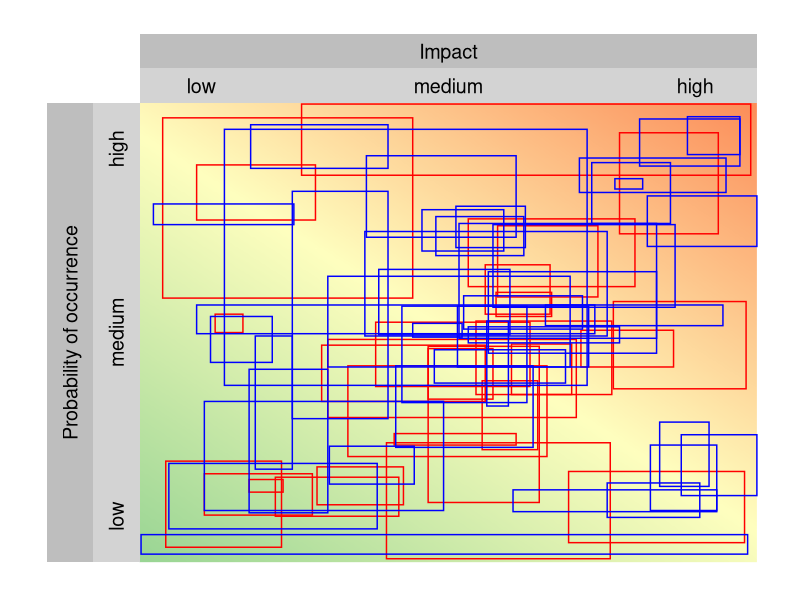
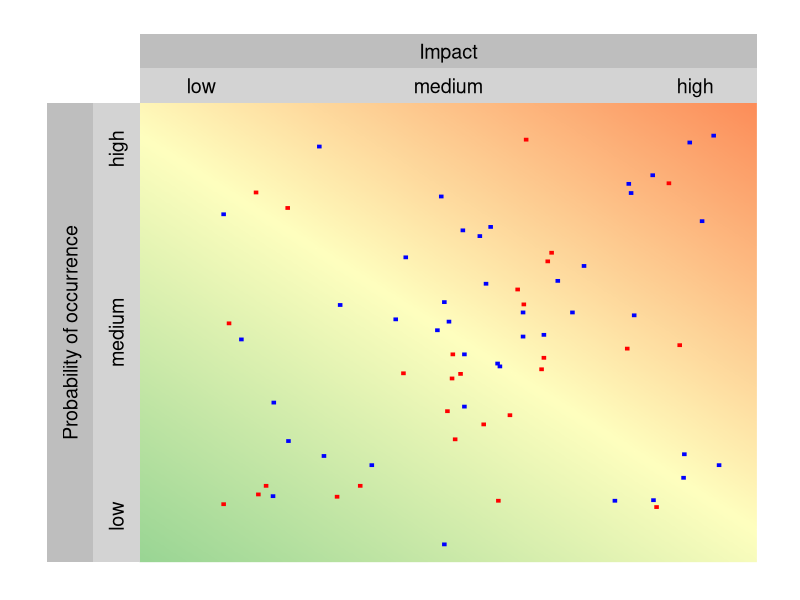
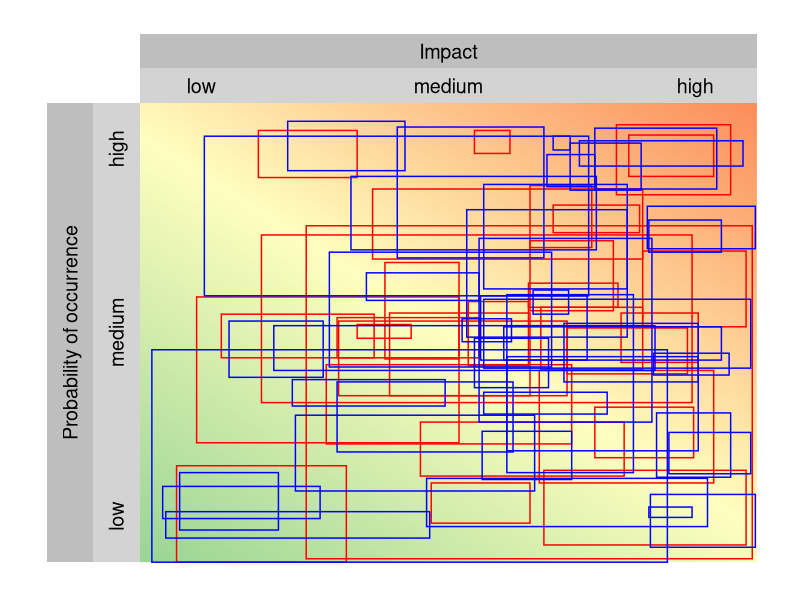
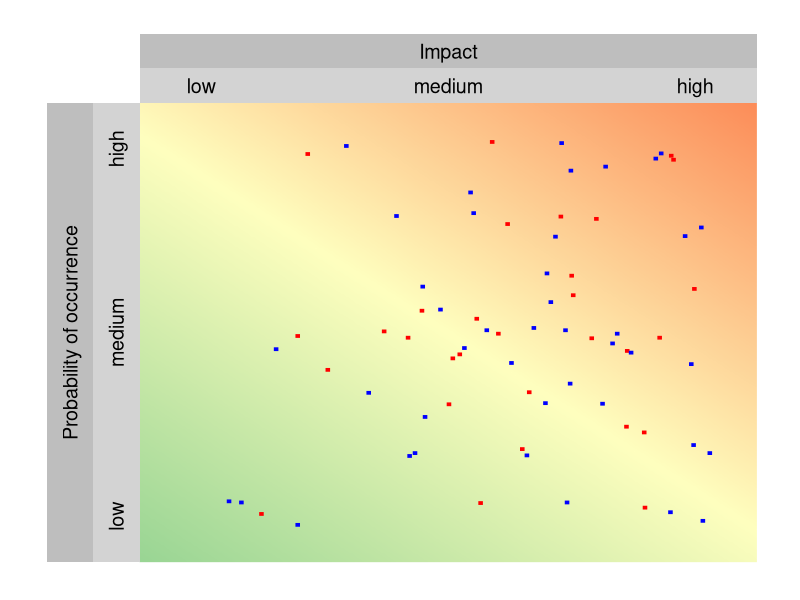
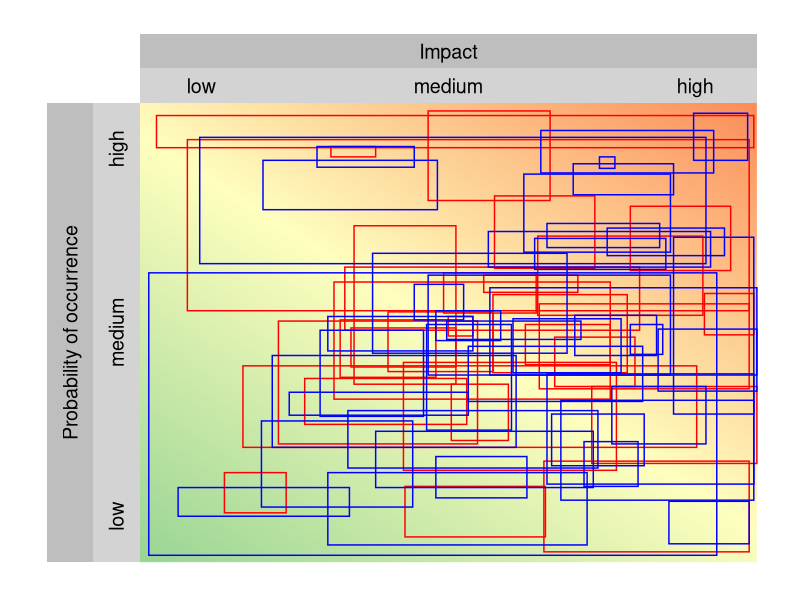
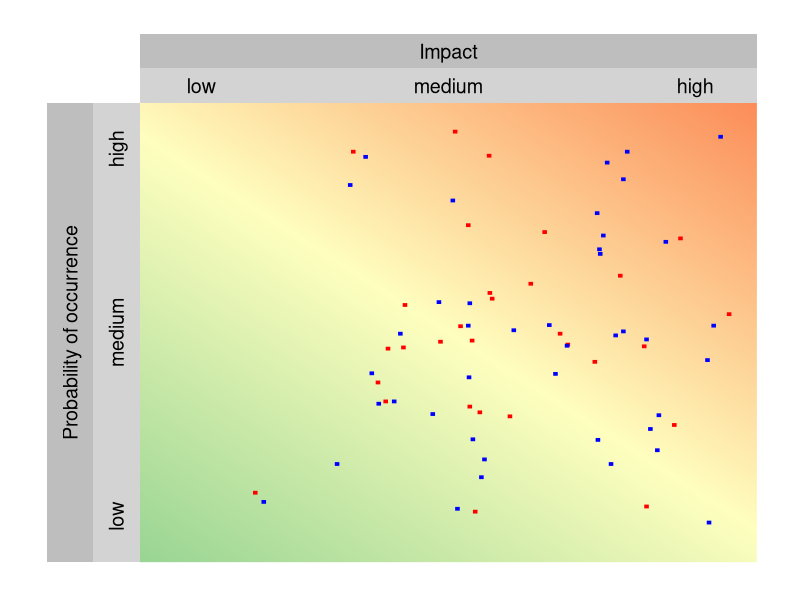
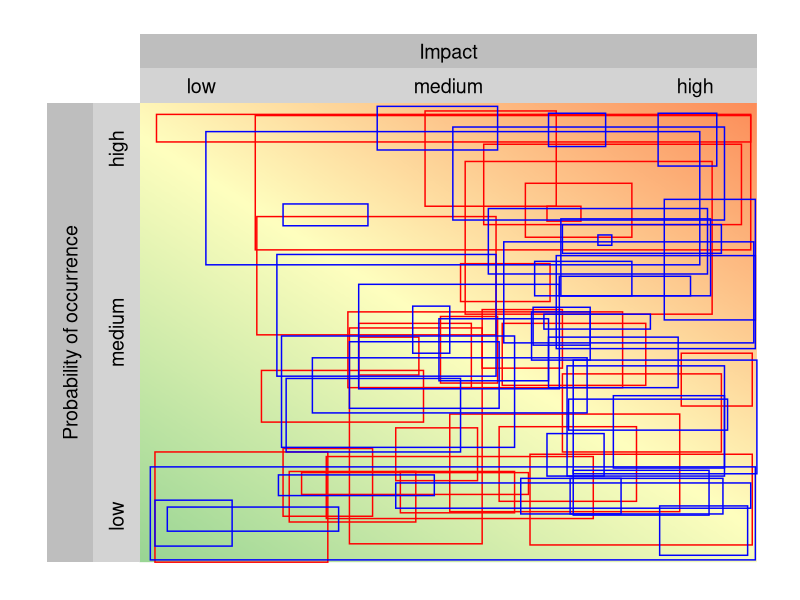
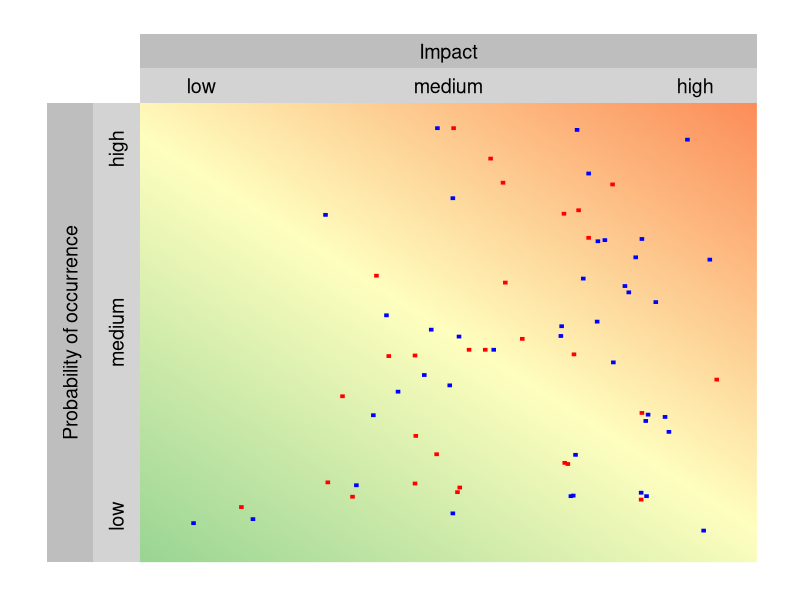

These charts were generated, in order, by the following R code: (Note: this script raises an error after producing the figures.)
#Erstellung der graphischen Risikomatrix für alle Szenarien getrennt nach Risiko und Chance 
#Mittelpunkte und Rechtecke mit Mittelpunkten inklusive Verspeicherung der einzelnen Bilder

library(plotrix)
library(dplyr)
library(ggplot2)
library(grid)
library(RColorBrewer)




answerstable <- read.csv(file = 'myapp/data/RQ1_corrected_scaled.csv', header=TRUE) #importiere das answers file

dfall <- answerstable %>% filter(QUES2SURV_METHOD == "classic" & ANS2SURV_ANSWERED == 1)
scenarios <- as.data.frame(table(dfall$QUES_ID))
numberscenarios  <- nrow(scenarios)
for (anz in 1:numberscenarios) {
  actualscenario =as.vector(scenarios[anz,1])
  scentext <- (paste0("Scenario ", actualscenario))
  df <- answerstable %>% filter(QUES2SURV_METHOD == "classic" & ANS2SURV_ANSWERED == 1 & QUES_ID == actualscenario)
  numberofanswers <- nrow(df)
  actualtype <- (df$QUES_TYP[1])
#print (numberofanswers)
dfgroup1 <- df %>% filter(ACC2SURV_ROLE == "1")# ACC2SURV_GROUPID== "1"
numberofanswersg1 <- nrow(dfgroup1)
dfgroup2 <- df %>% filter(ACC2SURV_ROLE == "2")
numberofanswersg2 <- nrow(dfgroup2)


#transformedy <- getswitchedy(0)
#print (transformedy)
#print (dfgroup2)

x1g1 <- c()
x2g1 <- c()
y1g1 <- c()
y2g1 <- c()

x1g1m <- c()
x2g1m <- c()
y1g1m <- c()
y2g1m <- c()

x1g2 <- c()
x2g2 <- c()
y1g2 <- c()
y2g2 <- c()

x1g2m <- c()
x2g2m <- c()
y1g2m <- c()
y2g2m <- c()


rectangleg1 <- data.frame(x1g1,
                          x2g1,                             
                          y1g1,
                          y2g1
                         )

rectangleg1m <- data.frame(x1g1m,
                           x2g1m,                             
                           y1g1m,
                           y2g1m
                          )

rectangleg2 <- data.frame(x1g2,
                          x2g2,                             
                          y1g2,
                          y2g2
)

rectangleg2m <- data.frame(x1g2m,
                           x2g2m,                             
                           y1g2m,
                           y2g2m
)




for (i in 1:numberofanswersg1) {
  actualrowg1 <- nrow(rectangleg1) + 1
  actualrowg1m <- nrow(rectangleg1m) + 1
  
  x1 <- dfgroup1[i,"X1Pixel"]
  x2 <- dfgroup1[i,"X2Pixel"]
  y1 <- dfgroup1[i,"Y1Pixel"]
  y2 <- dfgroup1[i,"Y2Pixel"]
  mx= ((x2-x1)/2)+x1
  my= ((y2-y1)/2)+y1
  mx1=mx-1
  mx2=mx+1
  my1=my-1
  my2=my+1
  rectangleg1[actualrowg1,"x1g1"] <- x1
  rectangleg1[actualrowg1,"x2g1"] <- x2
  rectangleg1[actualrowg1,"y1g1"] <- y1
  rectangleg1[actualrowg1,"y2g1"] <- y2
  
  rectangleg1m[actualrowg1m,"x1g1m"] <- mx1
  rectangleg1m[actualrowg1m,"x2g1m"] <- mx2
  rectangleg1m[actualrowg1m,"y1g1m"] <- my1
  rectangleg1m[actualrowg1m,"y2g1m"] <- my2
  
}

for (i in 1:numberofanswersg2) {
  actualrowg2 <- nrow(rectangleg2) + 1
  actualrowg2m <- nrow(rectangleg2m) + 1
  x1 <- dfgroup2[i,"X1Pixel"]
  x2 <- dfgroup2[i,"X2Pixel"]
  y1 <- dfgroup2[i,"Y1Pixel"]
  y2 <- dfgroup2[i,"Y2Pixel"]
  mx= ((x2-x1)/2)+x1
  my= ((y2-y1)/2)+y1
  mx1=mx-1
  mx2=mx+1
  my1=my-1
  my2=my+1
  rectangleg2[actualrowg2,"x1g2"] <- x1
  rectangleg2[actualrowg2,"x2g2"] <- x2
  rectangleg2[actualrowg2,"y1g2"] <- y1
  rectangleg2[actualrowg2,"y2g2"] <- y2
  
  rectangleg2m[actualrowg2m,"x1g2m"] <- mx1
  rectangleg2m[actualrowg2m,"x2g2m"] <- mx2
  rectangleg2m[actualrowg2m,"y1g2m"] <- my1
  rectangleg2m[actualrowg2m,"y2g2m"] <- my2
  
  
}

#print(rectangleg1m)

if (actualtype == "Risiko"){
make_gradient <- function(deg = 180, n = 100, cols = blues9) {
  cols <- colorRampPalette(cols)(n + 1)
  rad <- deg / (62/pi)
  mat <- matrix(
    data = rep(seq(0, 1, length.out = n) * cos(rad), n),
    byrow = TRUE,
    ncol = n
  ) +
    matrix(
      data = rep(seq(0, 1, length.out = n) * sin(rad), n),
      byrow = FALSE,
      ncol = n
    )
  mat <- mat - min(mat)
  mat <- mat / max(mat)
  mat <- 1 + mat * n
  mat <- matrix(data = cols[round(mat)], ncol = n)
  grid::rasterGrob(
    image = mat,
    width = unit(1, "npc"),
    height = unit(1, "npc"), 
    interpolate = TRUE
  )
}
g <- make_gradient(
  deg = 45, n = 500, cols = brewer.pal(3, "Spectral")
)

thisis <- ggplot() + 
  ggtitle(scentext)+
  theme(plot.title = element_blank(),#element_text(hjust = 0.5,color="black", size=16),#face="bold"),
        axis.line  = element_blank(),
        axis.ticks = element_blank(),
        axis.text  = element_blank(),
        axis.title = element_blank(),
        panel.grid.major = element_blank(),
        panel.grid.minor = element_blank(),
        panel.border = element_blank(),
        panel.background = element_blank()
  )+
  annotation_custom(
    #grob = g, xmin = -Inf, xmax = Inf, ymin = -Inf, ymax = Inf
    grob = g, xmin = 0, xmax = 400, ymin = 0, ymax = 400
  ) +
  xlim(-60,400) +
  ylim(0,460) +
  geom_rect(data=rectangleg1, mapping=aes(xmin=x1g1, xmax=x2g1, ymin=y1g1, ymax=y2g1), color="red", alpha=0)+
  #geom_rect(data=rectangleg1m, mapping=aes(xmin=x1g1m, xmax=x2g1m, ymin=y1g1m, ymax=y2g1m),fill = "red", color="red", alpha=1)+
  geom_rect(data=rectangleg2, mapping=aes(xmin=x1g2, xmax=x2g2, ymin=y1g2, ymax=y2g2), color="blue", alpha=0)+
  #geom_rect(data=rectangleg2m, mapping=aes(xmin=x1g2m, xmax=x2g2m, ymin=y1g2m, ymax=y2g2m),fill = "blue", color="blue", alpha=1)+
  geom_rect(aes(xmin=0, xmax=400, ymin=400, ymax=430),fill="lightgrey", color=NA, alpha=1)+
  geom_rect(aes(xmin=0, xmax=400, ymin=430, ymax=460),fill="grey", color=NA, alpha=1)+
  geom_rect(aes(xmin=-30, xmax=0, ymin=0, ymax=400),fill="lightgrey", color=NA, alpha=1)+
  geom_rect(aes(xmin=-60, xmax=-30, ymin=0, ymax=400),fill="grey", color=NA, alpha=1)+
  geom_text(aes(x = -15, y = 40, label = "low"),size = 5,angle=90)+
  geom_text(aes(x = -15, y = 200, label = "medium"),size = 5,angle=90)+
  geom_text(aes(x = -15, y = 360, label = "high"),size = 5,angle=90)+
  geom_text(aes(x = 40, y = 415, label = "low"),size = 5)+
  geom_text(aes(x = 200, y = 415, label = "medium"),size = 5)+
  geom_text(aes(x = 360, y = 415, label = "high"),size = 5)+
  geom_text(aes(x = 200, y = 445, label = "Impact"),size = 5)+
  geom_text(aes(x = -45, y = 200, label = "Probability of occurrence"),size = 5,angle=90)#+




print (thisis)
scenfile <- (paste0("myapp/pictures/2_graphicrectangle_eot/", scentext,"_rectangle.png"))  
#scenfile <- (paste0("myapp/pictures/2_graphicrectangle_eot/", scentext,"_rectangle_",actualtype,".png"))  
ggsave(filename = scenfile, device = "png", width = 25, height = 25, units = "cm",limitsize = FALSE)

thisis2 <- ggplot() + 
  ggtitle(scentext)+
  theme(plot.title = element_blank(),#element_text(hjust = 0.5,color="black", size=16),#face="bold"),
        axis.line  = element_blank(),
        axis.ticks = element_blank(),
        axis.text  = element_blank(),
        axis.title = element_blank(),
        panel.grid.major = element_blank(),
        panel.grid.minor = element_blank(),
        panel.border = element_blank(),
        panel.background = element_blank()
  )+
  annotation_custom(
    grob = g, xmin = 0, xmax = 400, ymin = 0, ymax = 400
  ) +
  xlim(-60,400) +
  ylim(0,460) +
  #geom_rect(data=rectangleg1, mapping=aes(xmin=x1g1, xmax=x2g1, ymin=y1g1, ymax=y2g1), color="red", alpha=0)+
  geom_rect(data=rectangleg1m, mapping=aes(xmin=x1g1m, xmax=x2g1m, ymin=y1g1m, ymax=y2g1m),fill = "red", color="red", alpha=1)+
  #geom_rect(data=rectangleg2, mapping=aes(xmin=x1g2, xmax=x2g2, ymin=y1g2, ymax=y2g2), color="blue", alpha=0)+
  geom_rect(data=rectangleg2m, mapping=aes(xmin=x1g2m, xmax=x2g2m, ymin=y1g2m, ymax=y2g2m),fill = "blue", color="blue", alpha=1)+
  geom_rect(aes(xmin=0, xmax=400, ymin=400, ymax=430),fill="lightgrey", color=NA, alpha=1)+
  geom_rect(aes(xmin=0, xmax=400, ymin=430, ymax=460),fill="grey", color=NA, alpha=1)+
  geom_rect(aes(xmin=-30, xmax=0, ymin=0, ymax=400),fill="lightgrey", color=NA, alpha=1)+
  geom_rect(aes(xmin=-60, xmax=-30, ymin=0, ymax=400),fill="grey", color=NA, alpha=1)+
  geom_text(aes(x = -15, y = 40, label = "low"),size = 5,angle=90)+
  geom_text(aes(x = -15, y = 200, label = "medium"),size = 5,angle=90)+
  geom_text(aes(x = -15, y = 360, label = "high"),size = 5,angle=90)+
  geom_text(aes(x = 40, y = 415, label = "low"),size = 5)+
  geom_text(aes(x = 200, y = 415, label = "medium"),size = 5)+
  geom_text(aes(x = 360, y = 415, label = "high"),size = 5)+
  geom_text(aes(x = 200, y = 445, label = "Impact"),size = 5)+
  geom_text(aes(x = -45, y = 200, label = "Probability of occurrence"),size = 5,angle=90)#+
  #geom_text(aes(x = 460, y = 215, label = "coreteam-members"),size = 3)+
  #geom_text(aes(x = 460, y = 185, label = "none coreteam-members"),size = 3)


print (thisis2)
#scenfile2 <- (paste0("myapp/pictures/2_graphicrectangle_eot/", scentext,"_onlycenter_",actualtype,".png"))  
scenfile2 <- (paste0("myapp/pictures/2_graphicrectangle_eot/", scentext,"_onlycenter.png")) 
ggsave(filename = scenfile2, device = "png", width = 25, height = 25, units = "cm",limitsize = FALSE)

}
else{

make_gradient <- function(deg = 180, n = 100, cols = blues9) {
  cols <- colorRampPalette(cols)(n + 1)
  rad <- deg / (12/pi)
  mat <- matrix(
    data = rep(seq(0, 1, length.out = n) * cos(rad), n),
    byrow = TRUE,
    ncol = n
  ) +
    matrix(
      data = rep(seq(0, 1, length.out = n) * sin(rad), n),
      byrow = FALSE,
      ncol = n
    )
  mat <- mat - min(mat)
  mat <- mat / max(mat)
  mat <- 1 + mat * n
  mat <- matrix(data = cols[round(mat)], ncol = n)
  grid::rasterGrob(
    image = mat,
    width = unit(1, "npc"),
    height = unit(1, "npc"), 
    interpolate = TRUE
  )
}
g <- make_gradient(
  deg = 45, n = 500, cols = brewer.pal(3, "Greens")
)

thisis <- ggplot() + 
  ggtitle(scentext)+
  theme(plot.title = element_blank(),#element_text(hjust = 0.5,color="black", size=16),#face="bold"),
        axis.line  = element_blank(),
        axis.ticks = element_blank(),
        axis.text  = element_blank(),
        axis.title = element_blank(),
        panel.grid.major = element_blank(),
        panel.grid.minor = element_blank(),
        panel.border = element_blank(),
        panel.background = element_blank()
  )+
  annotation_custom(
    #grob = g, xmin = -Inf, xmax = Inf, ymin = -Inf, ymax = Inf
    grob = g, xmin = 0, xmax = 400, ymin = 0, ymax = 400
  ) +
  xlim(-60,400) +
  ylim(0,460) +
  geom_rect(data=rectangleg1, mapping=aes(xmin=x1g1, xmax=x2g1, ymin=y1g1, ymax=y2g1), color="red", alpha=0)+
  #geom_rect(data=rectangleg1m, mapping=aes(xmin=x1g1m, xmax=x2g1m, ymin=y1g1m, ymax=y2g1m),fill = "red", color="red", alpha=1)+
  geom_rect(data=rectangleg2, mapping=aes(xmin=x1g2, xmax=x2g2, ymin=y1g2, ymax=y2g2), color="blue", alpha=0)+
  #geom_rect(data=rectangleg2m, mapping=aes(xmin=x1g2m, xmax=x2g2m, ymin=y1g2m, ymax=y2g2m),fill = "blue", color="blue", alpha=1)+
  geom_rect(aes(xmin=0, xmax=400, ymin=400, ymax=430),fill="lightgrey", color=NA, alpha=1)+
  geom_rect(aes(xmin=0, xmax=400, ymin=430, ymax=460),fill="grey", color=NA, alpha=1)+
  geom_rect(aes(xmin=-30, xmax=0, ymin=0, ymax=400),fill="lightgrey", color=NA, alpha=1)+
  geom_rect(aes(xmin=-60, xmax=-30, ymin=0, ymax=400),fill="grey", color=NA, alpha=1)+
  geom_text(aes(x = -15, y = 40, label = "low"),size = 5,angle=90)+
  geom_text(aes(x = -15, y = 200, label = "medium"),size = 5,angle=90)+
  geom_text(aes(x = -15, y = 360, label = "high"),size = 5,angle=90)+
  geom_text(aes(x = 40, y = 415, label = "low"),size = 5)+
  geom_text(aes(x = 200, y = 415, label = "medium"),size = 5)+
  geom_text(aes(x = 360, y = 415, label = "high"),size = 5)+
  geom_text(aes(x = 200, y = 445, label = "Potential"),size = 5)+
  geom_text(aes(x = -45, y = 200, label = "Probability of occurrence"),size = 5,angle=90)#+




print (thisis)
#scenfile <- (paste0("myapp/pictures/2_graphicrectangle_eot/", scentext,"_rectangle_",actualtype,".png"))  
scenfile <- (paste0("myapp/pictures/2_graphicrectangle_eot/", scentext,"_rectangle.png"))  

ggsave(filename = scenfile, device = "png", width = 25, height = 25, units = "cm",limitsize = FALSE)

thisis2 <- ggplot() + 
  ggtitle(scentext)+
  theme(plot.title = element_blank(),#element_text(hjust = 0.5,color="black", size=16),#face="bold"),
        axis.line  = element_blank(),
        axis.ticks = element_blank(),
        axis.text  = element_blank(),
        axis.title = element_blank(),
        panel.grid.major = element_blank(),
        panel.grid.minor = element_blank(),
        panel.border = element_blank(),
        panel.background = element_blank()
  )+
  annotation_custom(
    grob = g, xmin = 0, xmax = 400, ymin = 0, ymax = 400
  ) +
  xlim(-60,400) +
  ylim(0,460) +
  #geom_rect(data=rectangleg1, mapping=aes(xmin=x1g1, xmax=x2g1, ymin=y1g1, ymax=y2g1), color="red", alpha=0)+
  geom_rect(data=rectangleg1m, mapping=aes(xmin=x1g1m, xmax=x2g1m, ymin=y1g1m, ymax=y2g1m),fill = "red", color="red", alpha=1)+
  #geom_rect(data=rectangleg2, mapping=aes(xmin=x1g2, xmax=x2g2, ymin=y1g2, ymax=y2g2), color="blue", alpha=0)+
  geom_rect(data=rectangleg2m, mapping=aes(xmin=x1g2m, xmax=x2g2m, ymin=y1g2m, ymax=y2g2m),fill = "blue", color="blue", alpha=1)+
  geom_rect(aes(xmin=0, xmax=400, ymin=400, ymax=430),fill="lightgrey", color=NA, alpha=1)+
  geom_rect(aes(xmin=0, xmax=400, ymin=430, ymax=460),fill="grey", color=NA, alpha=1)+
  geom_rect(aes(xmin=-30, xmax=0, ymin=0, ymax=400),fill="lightgrey", color=NA, alpha=1)+
  geom_rect(aes(xmin=-60, xmax=-30, ymin=0, ymax=400),fill="grey", color=NA, alpha=1)+
  geom_text(aes(x = -15, y = 40, label = "low"),size = 5,angle=90)+
  geom_text(aes(x = -15, y = 200, label = "medium"),size = 5,angle=90)+
  geom_text(aes(x = -15, y = 360, label = "high"),size = 5,angle=90)+
  geom_text(aes(x = 40, y = 415, label = "low"),size = 5)+
  geom_text(aes(x = 200, y = 415, label = "medium"),size = 5)+
  geom_text(aes(x = 360, y = 415, label = "high"),size = 5)+
  geom_text(aes(x = 200, y = 445, label = "Potential"),size = 5)+
  geom_text(aes(x = -45, y = 200, label = "Probability of occurrence"),size = 5,angle=90)


print (thisis2)
#scenfile2 <- (paste0("myapp/pictures/2_graphicrectangle_eot/", scentext,"_onlycenter_",actualtype,".png"))
scenfile2 <- (paste0("myapp/pictures/2_graphicrectangle_eot/", scentext,"_onlycenter.png"))  
ggsave(filename = scenfile2, device = "png", width = 25, height = 25, units = "cm",limitsize = FALSE)

}

}

## set up the plot region:
#,
     #main = "2 x 2 rectangles; `rect(0,400,0,400)'")
#i <- 4*(0:10)
## draw rectangles with bottom left (100, 300)+i  and top right (150, 380)+i




#rect(0, 0, 300, 300,col= rgb(0,0,1.0,alpha=0.2),border = "blue")
#rect(200, 200, 201, 201,col= rgb(1.0,1.0,0,alpha=0.7))
#draw.circle(x=300, y=80, radius=50, col=heat.colors(9))
#rect(100, 300, 250, 430,col= rgb(1.0,1.0,0,alpha=0.1))
#rect(240-i, 320+i, 250-i, 410+i, col=heat.colors(9))

#Beispiel um einen Text zu platzieren
#center <- c(mean(c(0, 40)), mean(c(0, 35)))
#text(center[1], center[2], labels = 'Hier kann auch dein Text stehen')